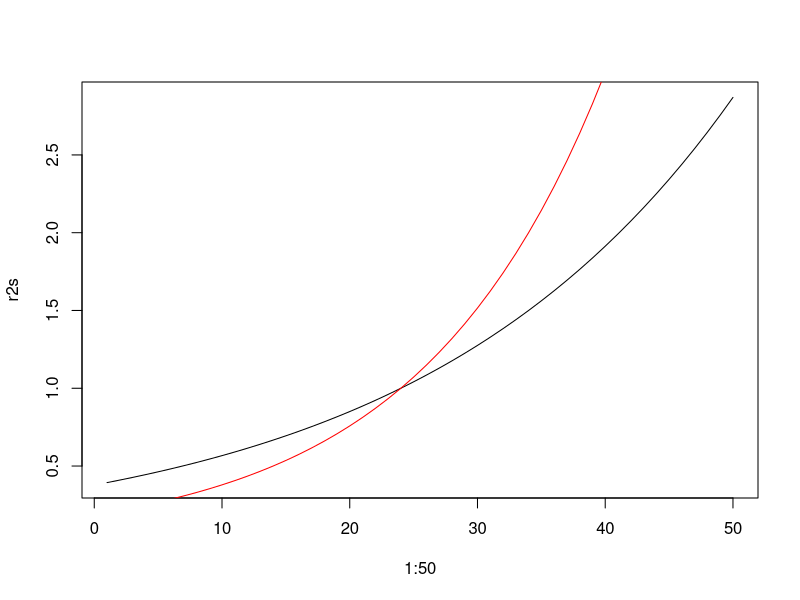
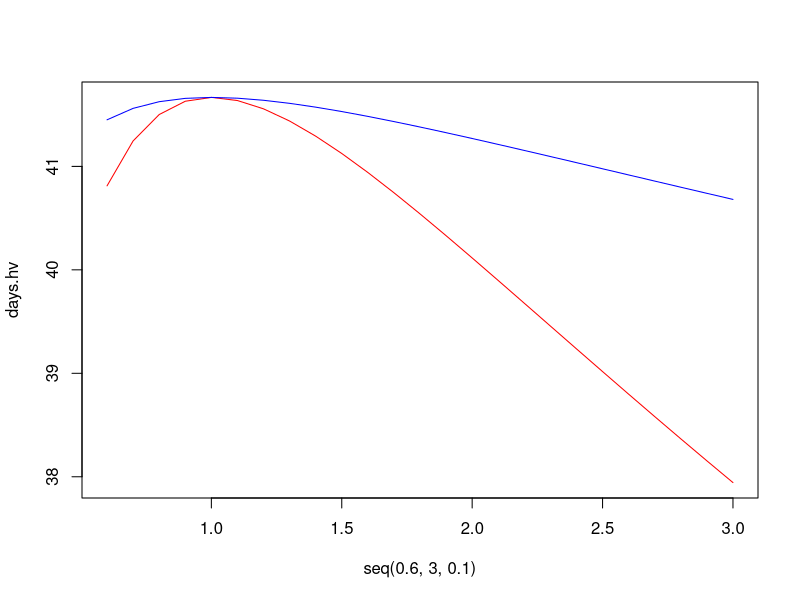
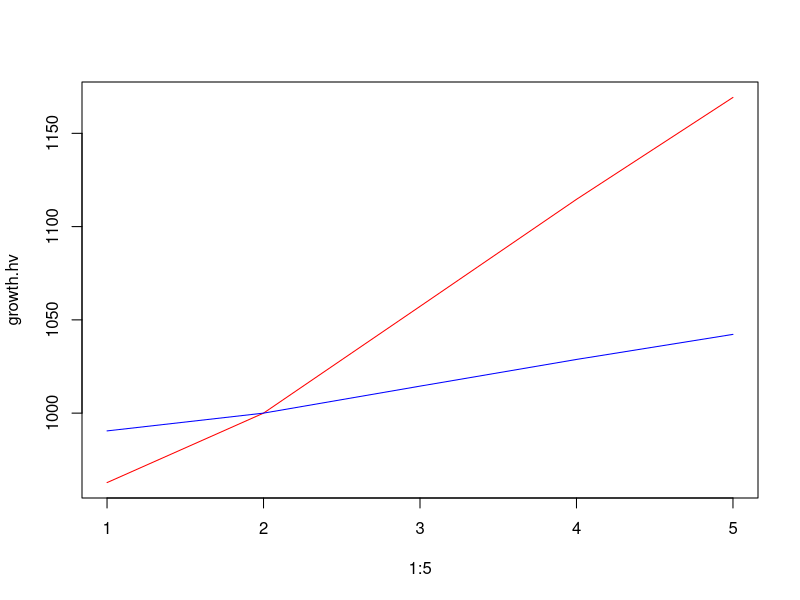
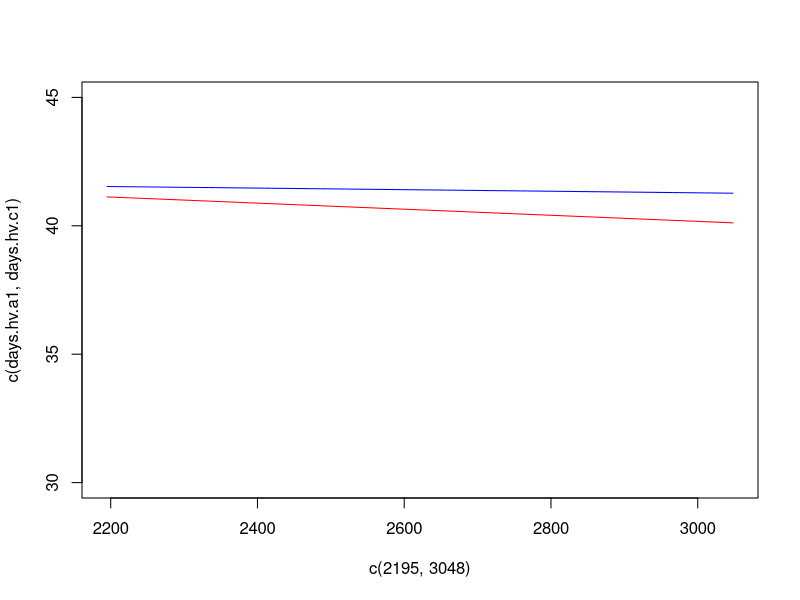
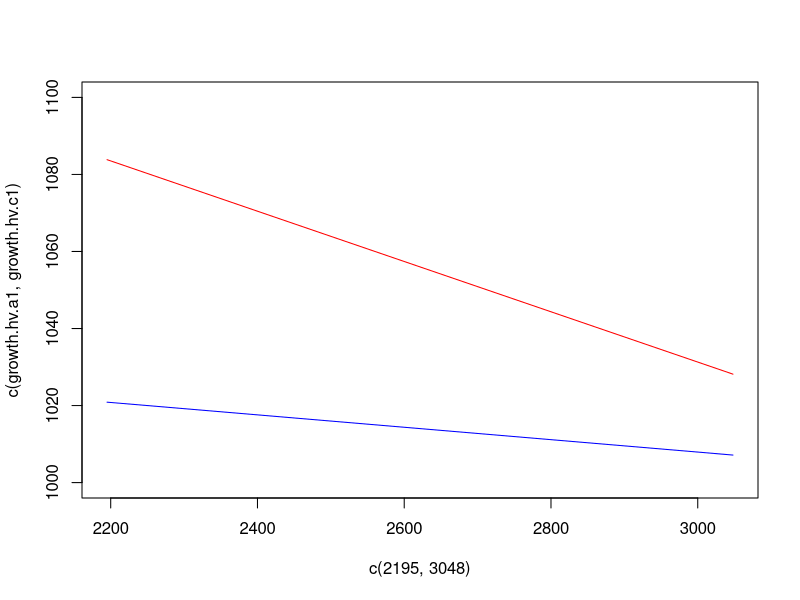

Write R code to recreate these figures, in order.
#Q10: growth~1, development ~2

#long day: 14/10
#short day: 12/12

#LV: 24 +- 2 
#HV: 24+- 4

#test out Q10 equation
#Q10=(R2/R1)^(10/(T2-T1))
R2= function(T2, R1=1, Q10=1, T1=1) R1 *Q10^((T2-T1)/10)

#plot out rates with different Q10s
r2s=sapply(1:50, FUN="R2", Q10=1.5,T1=24)
plot(1:50, r2s, type="l")
r2s=sapply(1:50, FUN="R2", Q10=2,T1=24)
points(1:50, r2s, type="l", col="red")

#---
#functions for days development and growth
#assumes R1=1 and arbitrarily requires 1000 units of development
#12 hours of each temperature (T2l and T2h)
days.dev=function(Q10, T2l=22, T2h=26, T1=22)  1/(12/1000*(Q10^((T2l-T1)/10)+ Q10^((T2h-T1)/10)))
growth=  function(Q10, days, T2l=22, T2h=26, T1=22)  12*(Q10^((T2l-T1)/10)+ Q10^((T2h-T1)/10))*days

#plot out potential development times across Q10s for lv and hv scenario
#assume T1=24 to produce observed dynamics
days.hv=sapply(seq(0.6,3,0.1), FUN="days.dev", T2l=20, T2h=28, T1=24) 
plot(seq(0.6,3,0.1), days.hv, type="l", col="red")
days.lv=sapply(seq(0.6,3,0.1), FUN="days.dev", T2l=22,T2h=26, T1=24)
points(seq(0.6,3,0.1), days.lv, type="l", col="blue")

#plot out potential growth across Q10s for lv and hv scenario
growth.hv= sapply(1:5, FUN="growth", days= days.dev(Q10=2, T2l=20, T2h=28, T1=24),T2l=20, T2h=28, T1=24) 
plot(1:5, growth.hv, type="l", col="red")
growth.lv= sapply(1:5, FUN="growth", days= days.dev(Q10=2, T2l=22, T2h=26, T1=24), T2l=22, T2h=26, T1=24) 
points(1:5, growth.lv, type="l", col="blue")

#Plot out example Q10 scenarios for A1 and C1 sites
#development
days.hv.a1= days.dev(Q10=1.5, T2l=20, T2h=28, T1=24)
days.hv.c1= days.dev(Q10=2, T2l=20, T2h=28, T1=24)
days.lv.a1= days.dev(Q10=1.5, T2l=22, T2h=26, T1=24)
days.lv.c1= days.dev(Q10=2, T2l=22, T2h=26, T1=24)

plot(c(2195,3048), c(days.hv.a1,days.hv.c1), type="l", col="red", ylim=c(30,45))
points(c(2195,3048), c(days.lv.a1,days.lv.c1), type="l", col="blue")

#growth
growth.hv.a1= growth(Q10=3, days=days.hv.a1, T2l=20, T2h=28, T1=24)
growth.hv.c1= growth(Q10=2.5, days=days.hv.c1, T2l=20, T2h=28, T1=24)
growth.lv.a1= growth(Q10=3, days=days.lv.a1, T2l=22, T2h=26, T1=24)
growth.lv.c1= growth(Q10=2.5, days=days.lv.c1, T2l=22, T2h=26, T1=24)

plot(c(2195,3048), c(growth.hv.a1,growth.hv.c1), type="l", col="red", ylim=c(1000,1100))
points(c(2195,3048), c(growth.lv.a1,growth.lv.c1), type="l", col="blue")








